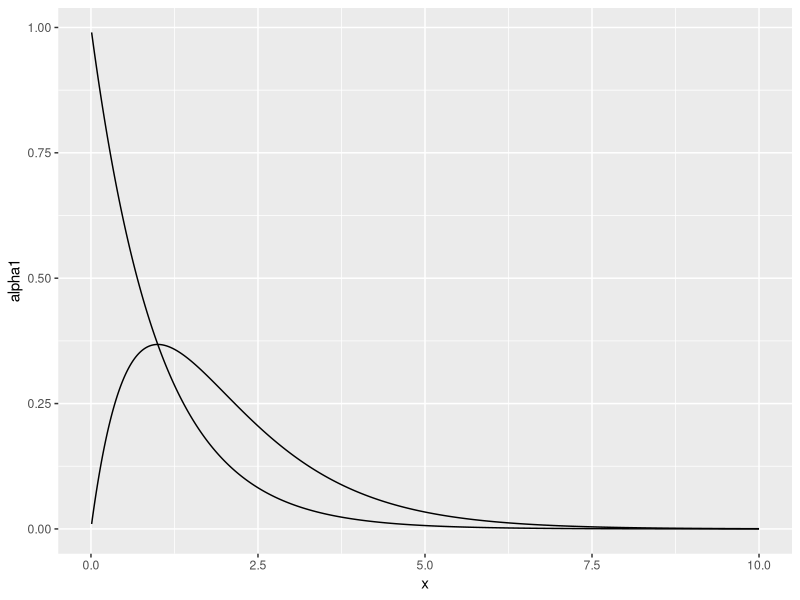

This chart was generated by the following R code:
## ---- chunk 1
numerical_estimate <- function(f,a,b,n, rule){
    if (rule == "rectangle"){
      h <- (b-a)/n
      x1 <- seq(a, b-h, length.out = n)
      estimate <- h * sum(f(x1))
      return(estimate)} 
    if (rule == "trapezoid"){
      h <- (b-a)/n
      x2 <- seq(a, b, length.out = n+1)
      estimate <- (h/2)*((f(a) + (2*sum(f(x2[-c(1,n+1)]))) + f(b)))
      return(estimate)
    } 
    if (rule == "simpsons"){
      h <- (b-a)/n
      x3 <- seq(a, b, length.out = n+1)
      x4 <- x3[seq(2, n, by = 2)]  # weight 4
      if (n == 2) {
        x5 <- numeric(0)
        } else {
        x5 <- x3[seq(3, n, by = 2)]
        }
      estimate <- (h/3) * (f(a) + (4*sum(f(x4))) + (2*sum(f(x5))) + f(b))
      return(estimate)
    }
}


## ---- chunk 2
f_x <- function(x){
  exp(x)
}
numerical_estimate(f_x,0,1,1,"rectangle") # 1
numerical_estimate(f_x,0,1,1,"trapezoid") # 1.859
#numerical_estimate(f_x,0,1,1,"simpsons") # error because of Simpsons rule requirement
## ---- chunk 3
numerical_estimate(f_x,0,1,2,"rectangle") # 1.324
numerical_estimate(f_x,0,1,2,"trapezoid") # 1.754
numerical_estimate(f_x,0,1,2,"simpsons") # 1.719
## ---- chunk 4
actual <- integrate(f_x, 0,1)$value
actual #1.718282

#for n = 5
rectangular5 <- numerical_estimate(f_x,0,1,5,"rectangle")
trapezoidal5 <- numerical_estimate(f_x,0,1,5,"trapezoid")
simpsons5 <- numerical_estimate(f_x,0,1,5,"simpsons") #not even, invalid

error_rectangular5 <- actual - rectangular5
error_trapezoidal5 <- actual - trapezoidal5
error_simpsons5 <- actual - simpsons5

error_rectangular5 # .166
error_trapezoidal5 #-0.006
error_simpsons5 #.163


#for n = 10
rectangular10 <- numerical_estimate(f_x,0,1,10,"rectangle")
trapezoidal10 <- numerical_estimate(f_x,0,1,10,"trapezoid")
simpsons10 <- numerical_estimate(f_x,0,1,10,"simpsons") 

error_rectangular10 <- actual - rectangular10
error_trapezoidal10 <- actual - trapezoidal10
error_simpsons10 <- actual - simpsons10

error_rectangular10 #0.08
error_trapezoidal10 # - 0.001
error_simpsons10 #-9.534658e-07
## ---- chunk 5
gamma_function <- function(a, x){
  (x^(a-1))*exp(-x)
}
library(ggplot2)

x <- seq(0.01, 10, length.out = 1000)

data <- data.frame(
  x = x,
  alpha1 = gamma_function(1, x),
  alpha2 = gamma_function(2, x)
)

ggplot(data, aes(x = x)) +
  geom_line(aes(y = alpha1)) +
  geom_line(aes(y = alpha2))

## ---- chunk 6
gamma1 <- function(x) {
  gamma_function(1, x)
}
numerical_estimate(gamma1, 0, 10, 3, "trapezoid") #1.79

## ---- chunk 7
numerical_estimate(gamma1, 0, 100000, 100000, "trapezoid") 
## ---- chunk 8
gamma2 <- function(x) {
  gamma_function(2, x)
}
numerical_estimate(gamma2, 0, 100000, 100000, "trapezoid") #around 1

gamma3 <- function(x) {
  gamma_function(3, x)
}
numerical_estimate(gamma3, 0, 100000, 100000, "trapezoid") #around 2

gamma4 <- function(x) {
  gamma_function(4, x)
}
numerical_estimate(gamma4, 0, 100000, 100000, "trapezoid") #around 6

gamma5 <- function(x) {
  gamma_function(5, x)
}
numerical_estimate(gamma5, 0, 100000, 100000, "trapezoid") #around 24
